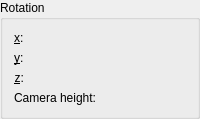
        <widget class="QGroupBox" name="rotationGroup">
         <property name="enabled">
          <bool>true</bool>
         </property>
         <property name="title">
          <string>Rotation</string>
         </property>
         <property name="flat">
          <bool>false</bool>
         </property>
         <property name="checkable">
          <bool>false</bool>
         </property>
         <property name="checked">
          <bool>false</bool>
         </property>
         <layout class="QFormLayout" name="formLayout">
          <item row="0" column="0">
           <widget class="QLabel" name="label_rotateX">
            <property name="sizePolicy">
             <sizepolicy hsizetype="MinimumExpanding" vsizetype="Preferred">
              <horstretch>0</horstretch>
              <verstretch>0</verstretch>
             </sizepolicy>
            </property>
            <property name="minimumSize">
             <size>
              <width>0</width>
              <height>0</height>
             </size>
            </property>
            <property name="toolTip">
             <string>Rotate around X-Axis</string>
            </property>
            <property name="layoutDirection">
             <enum>Qt::LeftToRight</enum>
            </property>
            <property name="text">
             <string>&amp;x:</string>
            </property>
            <property name="buddy">
             <cstring>aXBox</cstring>
            </property>
           </widget>
          </item>
          <item row="0" column="1">
           <widget class="KisAngleSelector" name="aXBox" native="true">
            <property name="toolTip">
             <string>Rotate around X-Axis</string>
            </property>
           </widget>
          </item>
          <item row="1" column="0">
           <widget class="QLabel" name="label_rotateY">
            <property name="sizePolicy">
             <sizepolicy hsizetype="MinimumExpanding" vsizetype="Preferred">
              <horstretch>0</horstretch>
              <verstretch>0</verstretch>
             </sizepolicy>
            </property>
            <property name="minimumSize">
             <size>
              <width>0</width>
              <height>0</height>
             </size>
            </property>
            <property name="toolTip">
             <string>Rotate around Y-Axis</string>
            </property>
            <property name="layoutDirection">
             <enum>Qt::LeftToRight</enum>
            </property>
            <property name="text">
             <string>&amp;y:</string>
            </property>
            <property name="buddy">
             <cstring>aYBox</cstring>
            </property>
           </widget>
          </item>
          <item row="1" column="1">
           <widget class="KisAngleSelector" name="aYBox" native="true">
            <property name="toolTip">
             <string>Rotate around Y-Axis</string>
            </property>
           </widget>
          </item>
          <item row="2" column="0">
           <widget class="QLabel" name="label_rotateZ">
            <property name="sizePolicy">
             <sizepolicy hsizetype="MinimumExpanding" vsizetype="Preferred">
              <horstretch>0</horstretch>
              <verstretch>0</verstretch>
             </sizepolicy>
            </property>
            <property name="minimumSize">
             <size>
              <width>0</width>
              <height>0</height>
             </size>
            </property>
            <property name="toolTip">
             <string>Rotate around Z-Axis</string>
            </property>
            <property name="layoutDirection">
             <enum>Qt::LeftToRight</enum>
            </property>
            <property name="text">
             <string>&amp;z:</string>
            </property>
            <property name="alignment">
             <set>Qt::AlignRight|Qt::AlignTrailing|Qt::AlignVCenter</set>
            </property>
            <property name="buddy">
             <cstring>aZBox</cstring>
            </property>
           </widget>
          </item>
          <item row="2" column="1">
           <widget class="KisAngleSelector" name="aZBox" native="true">
            <property name="sizePolicy">
             <sizepolicy hsizetype="Preferred" vsizetype="Preferred">
              <horstretch>0</horstretch>
              <verstretch>0</verstretch>
             </sizepolicy>
            </property>
            <property name="toolTip">
             <string>Rotate around Z-Axis</string>
            </property>
           </widget>
          </item>
          <item row="3" column="0">
           <widget class="QLabel" name="lblCameraHeight">
            <property name="sizePolicy">
             <sizepolicy hsizetype="MinimumExpanding" vsizetype="Preferred">
              <horstretch>0</horstretch>
              <verstretch>0</verstretch>
             </sizepolicy>
            </property>
            <property name="minimumSize">
             <size>
              <width>0</width>
              <height>0</height>
             </size>
            </property>
            <property name="toolTip">
             <string>Z-coordinate of the camera position over the scene</string>
            </property>
            <property name="layoutDirection">
             <enum>Qt::LeftToRight</enum>
            </property>
            <property name="text">
             <string>Camera height:</string>
            </property>
            <property name="alignment">
             <set>Qt::AlignRight|Qt::AlignTrailing|Qt::AlignVCenter</set>
            </property>
            <property name="buddy">
             <cstring>aZBox</cstring>
            </property>
           </widget>
          </item>
          <item row="3" column="1">
           <widget class="KisDoubleSliderSpinBox" name="cameraHeightBox" native="true">
            <property name="sizePolicy">
             <sizepolicy hsizetype="Preferred" vsizetype="Preferred">
              <horstretch>0</horstretch>
              <verstretch>0</verstretch>
             </sizepolicy>
            </property>
            <property name="toolTip">
             <string>Z-coordinate of the camera position over the scene</string>
            </property>
           </widget>
          </item>
         </layout>
        </widget>
